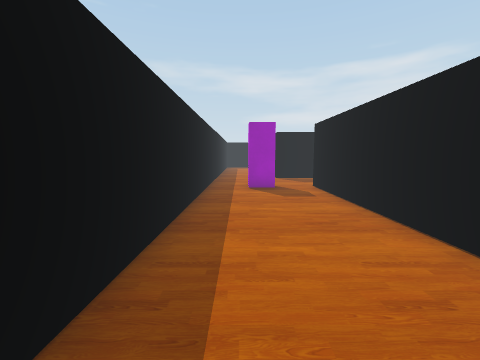
[1] (above)

18 first-person views from a walk through a 3-D level made in the Unity game engine. The camera is 1.3 m above the floor, tilts 6° down and sees 90° across. The floor is counted in squares, 1 m on a side. Each view is taken from the middle of a square. On the plan, view 1 faces up. The plan holds only what a view shows up to about 12 squares ahead; the rest is blank. The place goes on beyond the plan. The player character is not drawn.

[2]
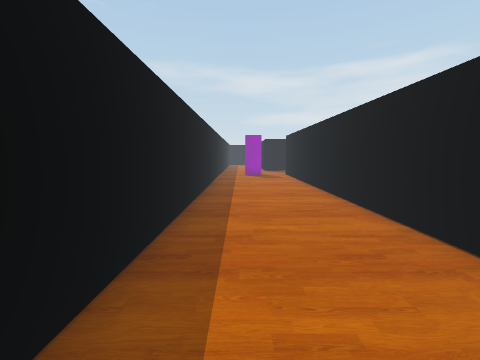

[3]
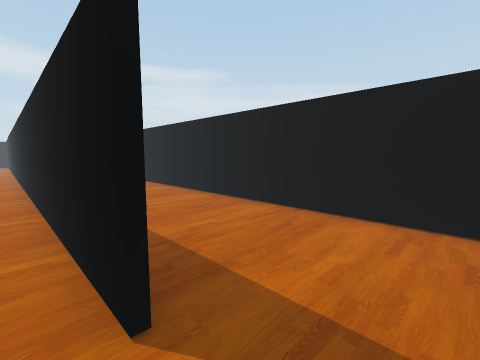

[4]
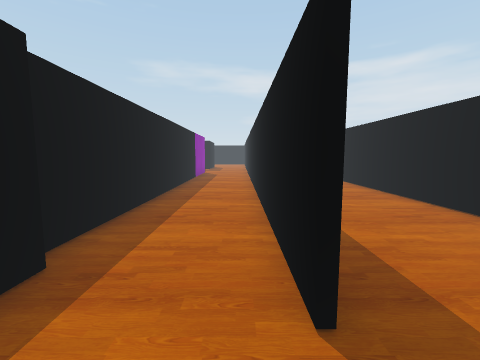

[5]
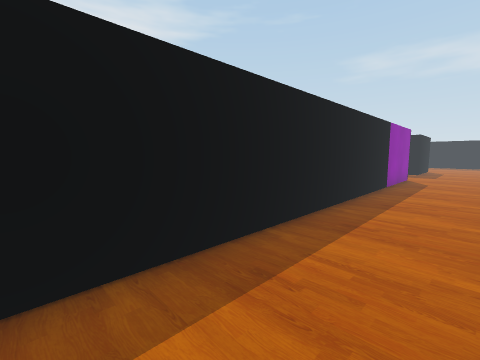

[6]
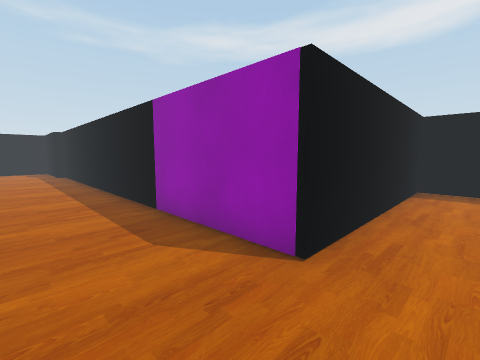

[7]
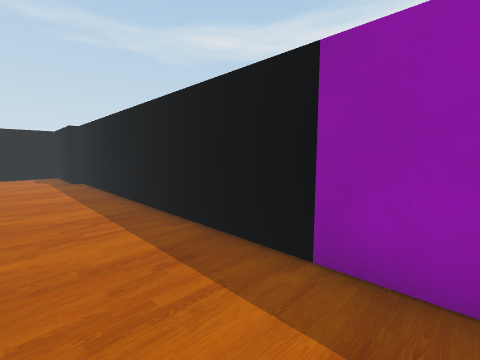

[8]
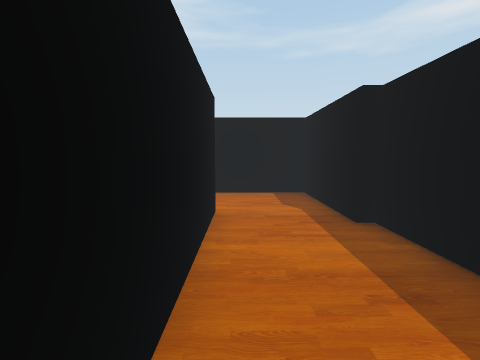

[9]
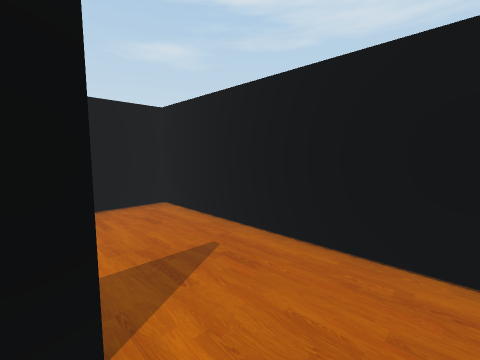

[10]
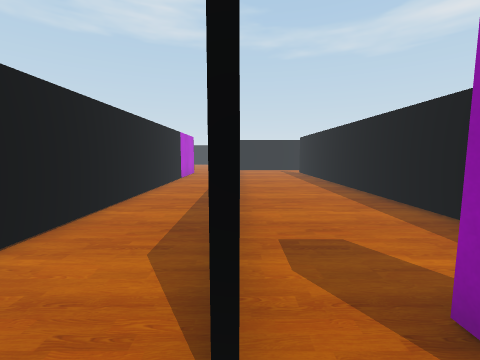

[11]
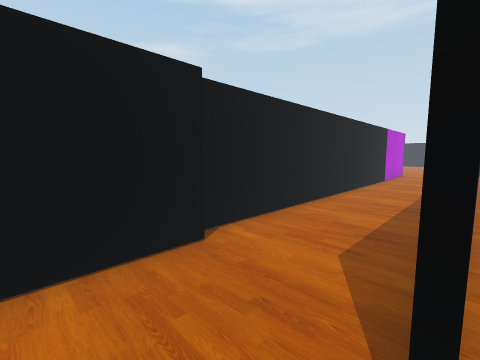

[12]
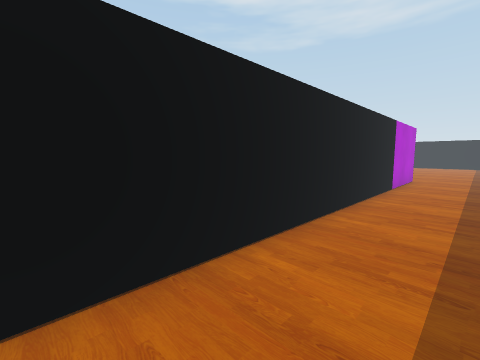

[13]
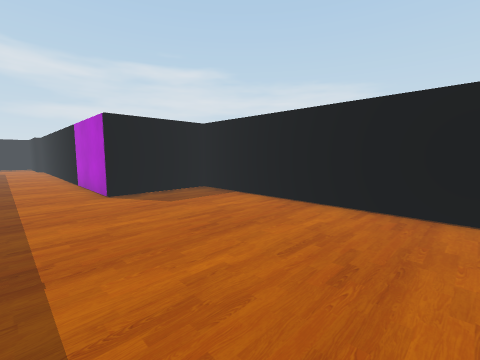

[14]
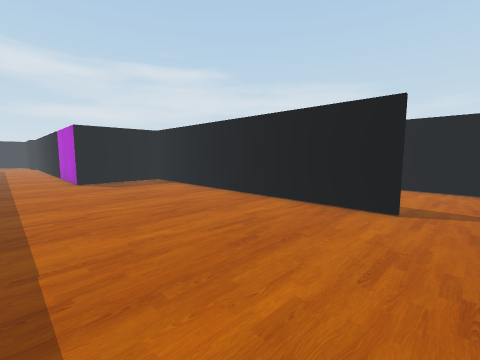

[15]
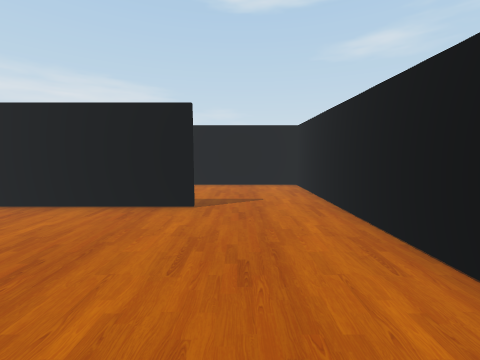

[16]
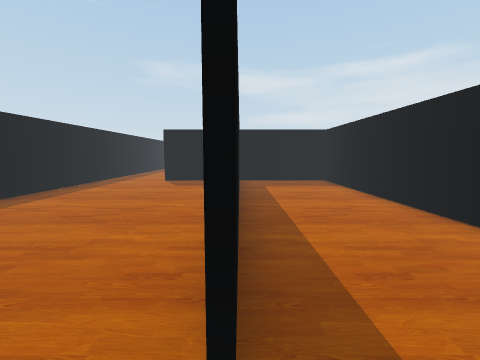

[17]
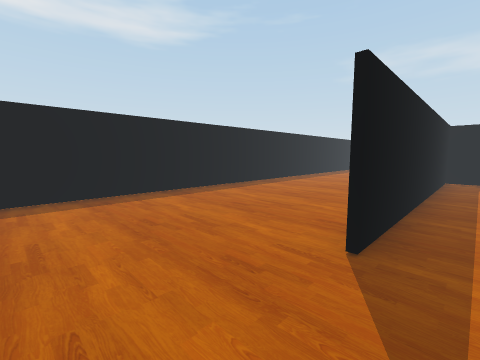

[18]
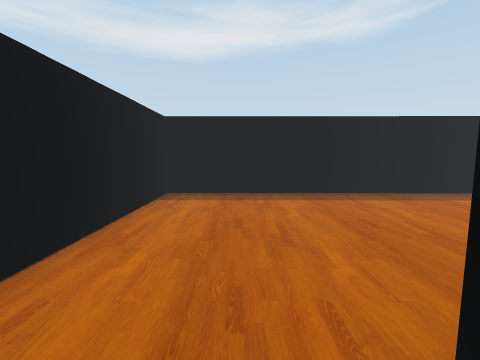

### Floor plan
Points are (right, up) in squares from view 1. A wall is a line through its corners. A room is listed if a view was taken in it or the views show most of it. See-through windows are left out.
Room 1 (views 1, 2)
walls: (-1.5, -9.1) (3, -9.1) (3, 9.9); (-1.3, 11.4) (-1.3, -4.9)
ways out: opening at (-1, -7.5) to room 2; opening at (3, 10.5) to room 3
objects: purple block (1, 9) to (1, 10)
Room 2 (views 3, 4, 5, 6, 7, 8, 9)
walls: (-11.9, 11.1) (-11.9, 9.6) (-4.5, 9.6) (-4.5, -5.4) (-4.2, -5.4) (-4.2, -9.1) (-1.5, -9.1); (-1.4, -6.4) (-1.4, 8.4)
ways out: opening at (-1, -7.5) to room 1
Room 3 (views 10, 11, 12, 13, 14, 15, 16, 17, 18)
walls: (10, -6) (10, -16.9); (3.2, -5.9) (3.2, -20.4) (14.2, -20.4) (14.2, -16); (9.8, -16.9) (9.8, -6.1); (14.2, -13.9) (14.2, -6.1) (6.2, -6.1) (6.2, 8.6); (5.9, 8.8) (5.9, 11.1)
ways out: opening at (3, 10.5) to room 1

Positions as (right, up) in squares from view 1, and headings:
1: (0, 0), facing up
2: (0, -6), facing up
3: (-2, -8), facing up-right
4: (-2, -8), facing up
5: (-2, -5), facing up-left
6: (-2, 11), facing down-left
7: (-2, 7), facing down-left
8: (-2, -1), facing down
9: (-3, -6), facing down-right
10: (3, 11), facing down
11: (3, 11), facing down-right
12: (4, 8), facing down-right
13: (4, -14), facing up-right
14: (4, -18), facing up-right
15: (4, -18), facing right
16: (10, -18), facing up
17: (11, -20), facing up-left
18: (11, -18), facing left
